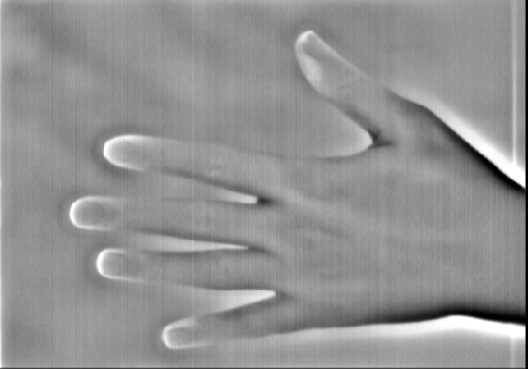
#> input picture images/oz006 LB.bmp, 528 x 369 px; its folder holds only this picture in this run
$ python projectIM2021_q1.py
#> lines starting #> are read from the running program, lines starting #| are printed output that depends on the picture
import cv2
import os
import numpy as np


# Load all images from folder by folder's name
def load_images_from_folder(folder):
#> called with folder = 'images'
    gray_images_, color_images_ = [], []
    for filename in os.listdir(folder):
        img_ = cv2.imread(os.path.join(folder, filename), cv2.IMREAD_GRAYSCALE)
#> img_: shape (369, 528); min 0, max 255, mean 145.9
        if img_ is not None:
            gray_images_.append(img_)
            color_images_.append(cv2.cvtColor(img_, cv2.COLOR_GRAY2BGR))
    return gray_images_, color_images_


def canny(img_, sigma=0.60):
    v = np.median(img_)

    lower = int(max(0, (1.0 - sigma) * v))
    upper = int(min(255, (1.0 + sigma) * v))
    edged = cv2.Canny(img_, lower, upper)

    return edged


def find_little_finger(circles_):
    circles_sorted_by_row = circles_[circles_[:, 1].argsort()]
    little_finger = circles_sorted_by_row[-1]
    return little_finger


def find_thumb(circles_, img_):
    # Suppose the thumb is in the top quarter of the image:
    circles_sorted_by_row = circles_[circles_[:, 1].argsort()]
    thumb = circles_sorted_by_row[0]
    if thumb[1] > img_.shape[1] * 0.25:
        thumb = []

    return thumb


def get_circles_indices_to_remove(circles_, img_):
    thumb = find_thumb(circles_, img_)
    if len(thumb) == 0:
        thumb = [0, 0, 0]

    little_finger = find_little_finger(circles_)
    if len(little_finger) == 0:
        little_finger = [0, 0, 0]

    # Remove all points that right to little finger except thumb:
    indices_to_remove = []
    for ind, c_ in enumerate(circles_):
        col, row = c_[0], c_[1]

        if col >= little_finger[0] and c_[1] != thumb[1]:
            indices_to_remove.append(ind)
            continue

    circles_ = np.delete(circles_, indices_to_remove, 0)
    circles_ = np.insert(circles_, len(circles_), little_finger, 0)

    return circles_


def find_circles(img_):
    right_quarter_col = (img_.shape[1] / 4) * 3
    circles_ = cv2.HoughCircles(img_, cv2.HOUGH_GRADIENT, 1, 40,
                                param1=50, param2=12, minRadius=5, maxRadius=25)
    # Cast to int:
    circles_ = np.uint16(np.around(circles_))[0]

    indices_to_remove = []
    # Remove circles from the right quarter and circle in the middle of the finger:
    for ind, c_ in enumerate(circles_):
        col, row, radios = c_[0], c_[1], c_[2]
        # circles from the right quarter
        if col > right_quarter_col:
            indices_to_remove.append(ind)
            continue

        # circle in the middle of the finger or at the beginning:
        left_coordinates_from_center = [img_[row, col - i_] for i_ in range(int(radios * 1.5)) if col - i_ > 0]
        if 255 not in left_coordinates_from_center:
            indices_to_remove.append(ind)

    # Delete un-relevant circles:
    circles_ = np.delete(circles_, indices_to_remove, 0)
    circles_ = get_circles_indices_to_remove(circles_, img_)

    return circles_


if __name__ == '__main__':
    # load all images:
    gray_images, color_images = load_images_from_folder('images')
#> gray_images = 1 item; color_images = 1 item

    # My images:
    for index, img in enumerate(gray_images):
        canny_img = canny(img)
        circles = find_circles(canny_img)
        if len(circles) != 0:
            cimg = color_images[index]
            for c in circles:
                # draw the outer circle
                # cv2.circle(cimg, (c[0], c[1]), c[2], (0, 255, 0), 2)

                # draw the center of the circle
                cv2.circle(cimg, (c[0], c[1]), radius=1, color=(0, 0, 255), thickness=4)

            # Show image after canny and image with circles
            cv2.imshow('Detected top fingers', cimg)
            cv2.waitKey(0)
            cv2.destroyAllWindows()
#> this loop made 1 pass
#> (v in canny, lower in canny, upper in canny, right_quarter_col in find_circles) on pass 1: (146, 58, 233, 396)
#> pass 1, in canny, `edged = cv2.Canny(img_, lower, upper)`:
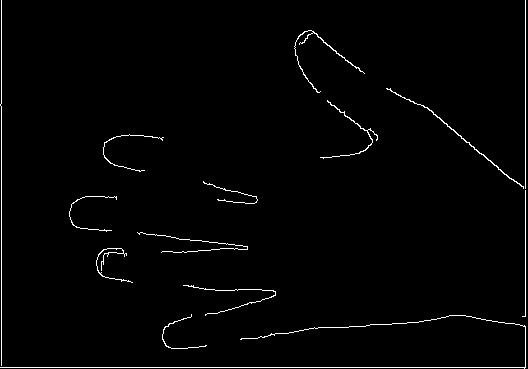
#> edged: shape (369, 528); 1.6% white in thin lines or dots

$ run again, on images/oz008 LB.bmp
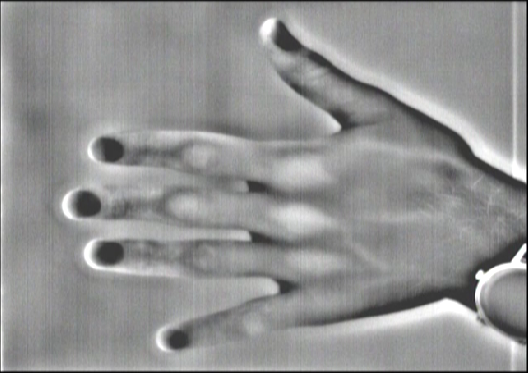
#> input picture images/oz008 LB.bmp, 528 x 373 px
#> gray_images = 1 item
#> the loop `for index, img in enumerate(gray_images):` made 1 pass
#> (v in canny, lower in canny, upper in canny, right_quarter_col in find_circles) on pass 1: (148, 59, 236, 396)
#> pass 1, in canny, `edged = cv2.Canny(img_, lower, upper)`:
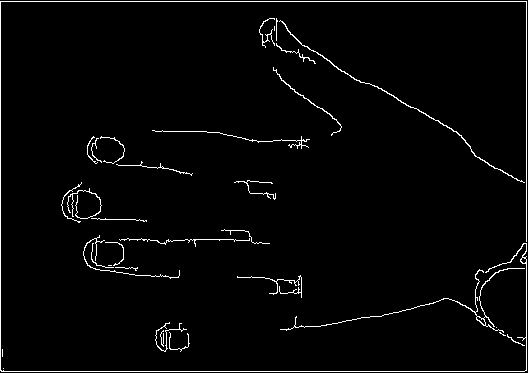
#> edged: shape (373, 528); 2.5% white in thin lines or dots

$ run again, on images/oz008_1 LB.bmp
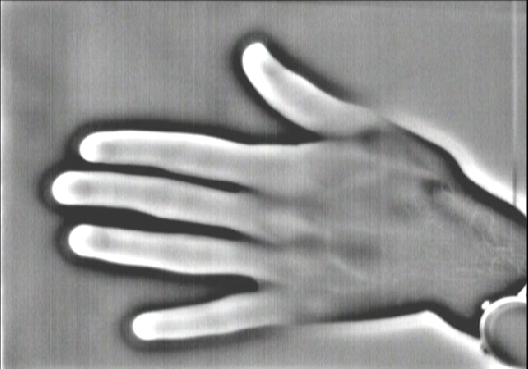
#> input picture images/oz008_1 LB.bmp, 528 x 369 px
#> gray_images = 1 item
#> the loop `for index, img in enumerate(gray_images):` made 1 pass
#> (v in canny, lower in canny, upper in canny, right_quarter_col in find_circles) on pass 1: (147, 58, 235, 396)
#> pass 1, in canny, `edged = cv2.Canny(img_, lower, upper)`:
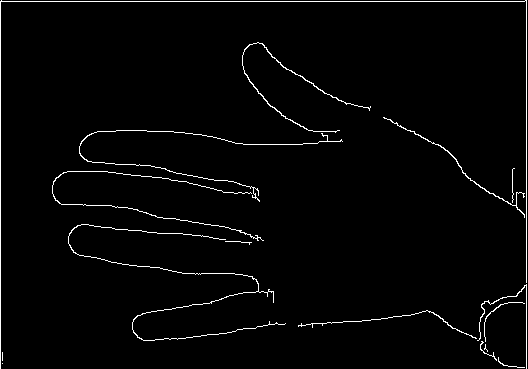
#> edged: shape (369, 528); 2.1% white in thin lines or dots

$ run again, on images/oz009 LB.bmp
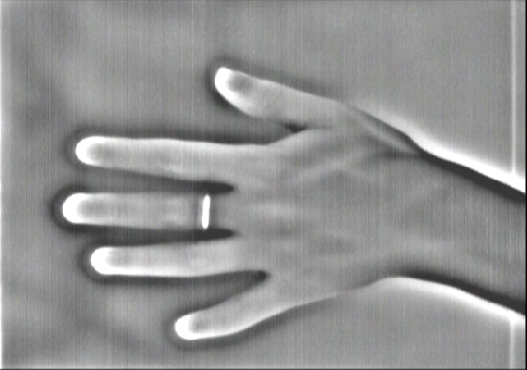
#> input picture images/oz009 LB.bmp, 527 x 370 px
#> gray_images = 1 item
#> the loop `for index, img in enumerate(gray_images):` made 1 pass
#> (v in canny, lower in canny, upper in canny, right_quarter_col in find_circles) on pass 1: (146, 58, 233, 395.2)
#> pass 1, in canny, `edged = cv2.Canny(img_, lower, upper)`:
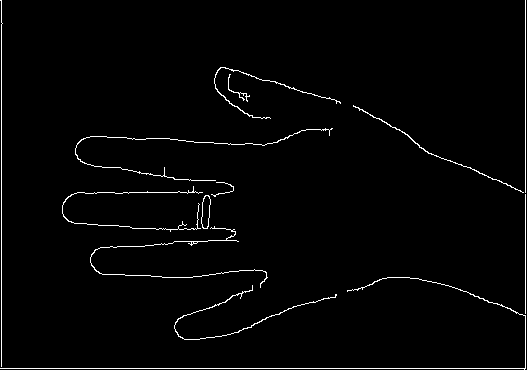
#> edged: shape (370, 527); 1.9% white in thin lines or dots
